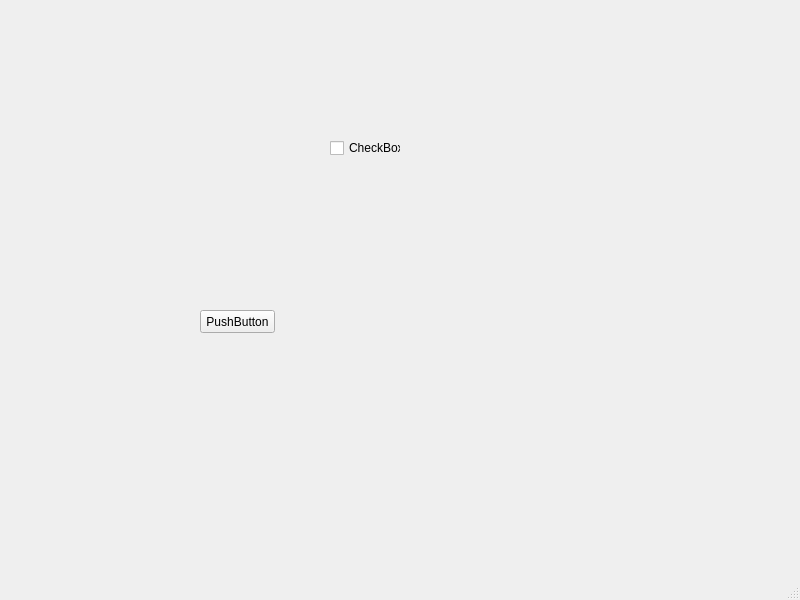
<?xml version="1.0" encoding="UTF-8"?>
<ui version="4.0">
 <class>MainWindow</class>
 <widget class="QMainWindow" name="MainWindow">
  <property name="geometry">
   <rect>
    <x>0</x>
    <y>0</y>
    <width>800</width>
    <height>600</height>
   </rect>
  </property>
  <property name="windowTitle">
   <string>MainWindow</string>
  </property>
  <widget class="QWidget" name="centralwidget">
   <widget class="QCheckBox" name="checkBox">
    <property name="geometry">
     <rect>
      <x>330</x>
      <y>140</y>
      <width>71</width>
      <height>16</height>
     </rect>
    </property>
    <property name="text">
     <string>CheckBox</string>
    </property>
   </widget>
   <widget class="QPushButton" name="pushButton">
    <property name="geometry">
     <rect>
      <x>200</x>
      <y>310</y>
      <width>75</width>
      <height>23</height>
     </rect>
    </property>
    <property name="text">
     <string>PushButton</string>
    </property>
   </widget>
  </widget>
  <widget class="QMenuBar" name="menubar">
   <property name="geometry">
    <rect>
     <x>0</x>
     <y>0</y>
     <width>800</width>
     <height>23</height>
    </rect>
   </property>
  </widget>
  <widget class="QStatusBar" name="statusbar"/>
 </widget>
 <resources/>
 <connections/>
</ui>
